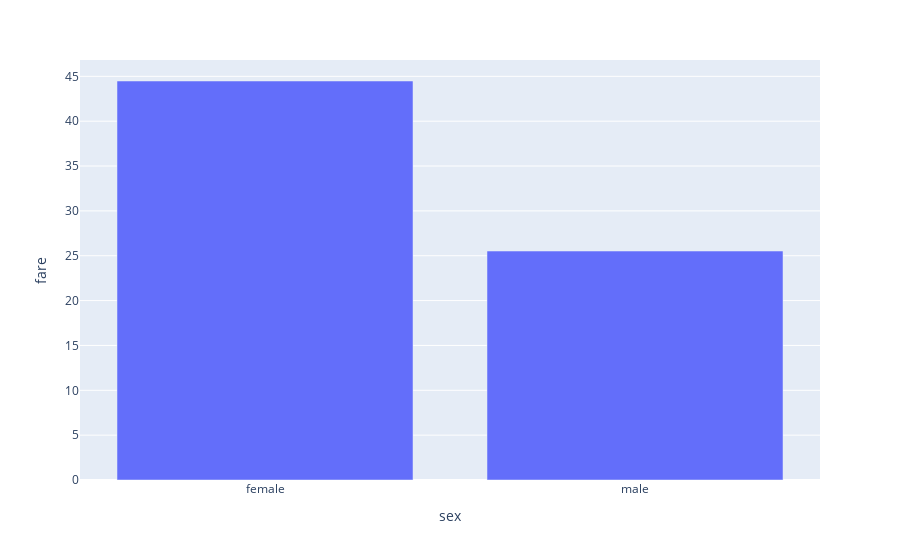

Write notebook code for a chart like this one.
### Code cell
px.bar(data_frame=df, x='sex', y='fare')

### Figure 1 — Plotly figure (JSON) as saved in the notebook; plotly's stock layout.template omitted (floating-point values rounded to 4 significant figures)
{"data": [{"alignmentgroup": "True", "hovertemplate": "sex=%{x}<br>fare=%{y}<extra></extra>", "legendgroup": "", "marker": {"color": "#636efa", "pattern": {"shape": ""}}, "name": "", "offsetgroup": "", "orientation": "v", "showlegend": false, "textposition": "auto", "type": "bar", "x": ["female", "male"], "xaxis": "x", "y": [44.48, 25.52], "yaxis": "y"}], "layout": {"barmode": "relative", "legend": {"tracegroupgap": 0}, "margin": {"t": 60}, "xaxis": {"anchor": "y", "domain": [0, 1], "title": {"text": "sex"}}, "yaxis": {"anchor": "x", "domain": [0, 1], "title": {"text": "fare"}}}}
